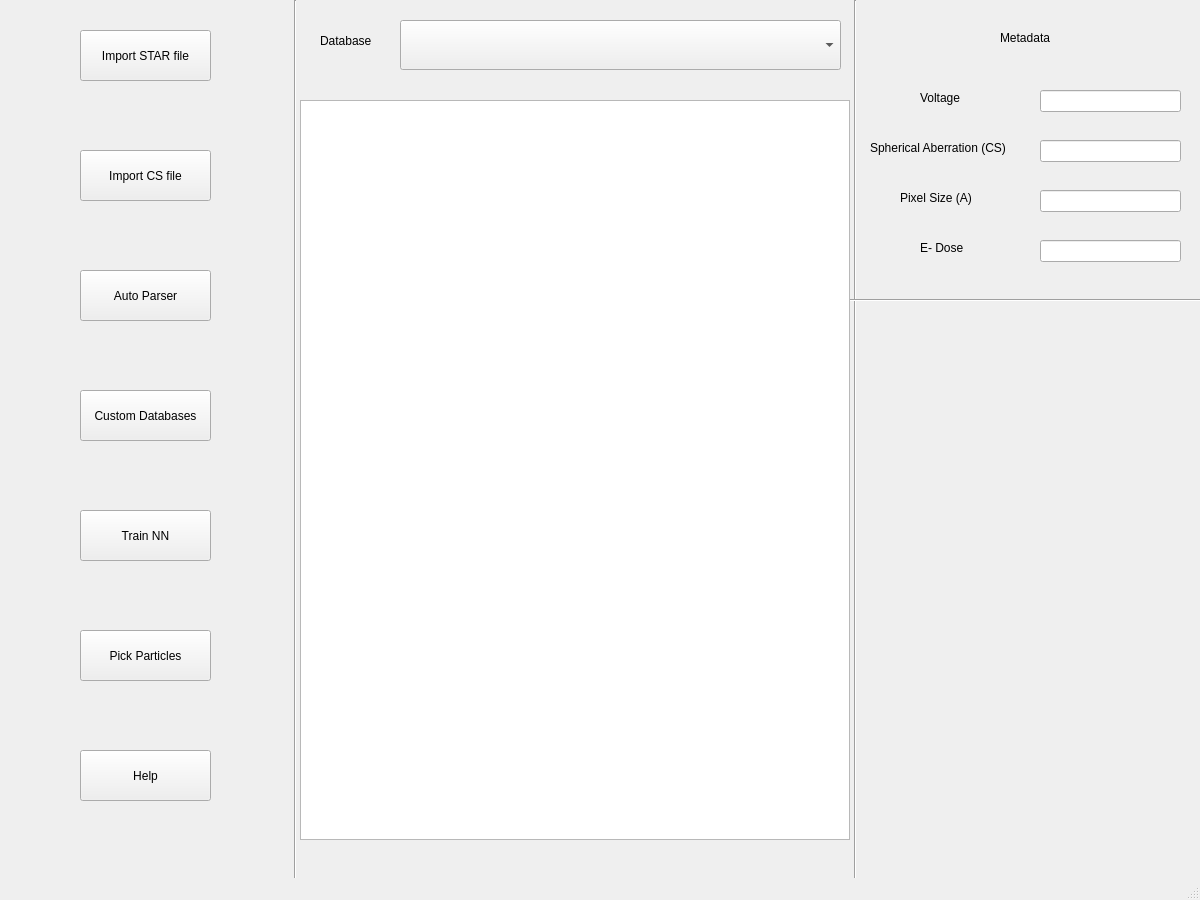
<?xml version="1.0" encoding="UTF-8"?>
<ui version="4.0">
 <class>MainWindow</class>
 <widget class="QMainWindow" name="MainWindow">
  <property name="enabled">
   <bool>true</bool>
  </property>
  <property name="geometry">
   <rect>
    <x>0</x>
    <y>0</y>
    <width>1200</width>
    <height>900</height>
   </rect>
  </property>
  <property name="minimumSize">
   <size>
    <width>800</width>
    <height>600</height>
   </size>
  </property>
  <property name="windowTitle">
   <string>MainWindow</string>
  </property>
  <widget class="QWidget" name="centralwidget">
   <widget class="QPushButton" name="importStarBtn">
    <property name="geometry">
     <rect>
      <x>80</x>
      <y>30</y>
      <width>131</width>
      <height>51</height>
     </rect>
    </property>
    <property name="text">
     <string>Import STAR file</string>
    </property>
   </widget>
   <widget class="QPushButton" name="importCsBtn">
    <property name="geometry">
     <rect>
      <x>80</x>
      <y>150</y>
      <width>131</width>
      <height>51</height>
     </rect>
    </property>
    <property name="text">
     <string>Import CS file</string>
    </property>
   </widget>
   <widget class="QPushButton" name="autoParserBtn">
    <property name="geometry">
     <rect>
      <x>80</x>
      <y>270</y>
      <width>131</width>
      <height>51</height>
     </rect>
    </property>
    <property name="text">
     <string>Auto Parser</string>
    </property>
   </widget>
   <widget class="QPushButton" name="custDbBtn">
    <property name="geometry">
     <rect>
      <x>80</x>
      <y>390</y>
      <width>131</width>
      <height>51</height>
     </rect>
    </property>
    <property name="text">
     <string>Custom Databases</string>
    </property>
   </widget>
   <widget class="QPushButton" name="trainNNBtn">
    <property name="geometry">
     <rect>
      <x>80</x>
      <y>510</y>
      <width>131</width>
      <height>51</height>
     </rect>
    </property>
    <property name="text">
     <string>Train NN</string>
    </property>
   </widget>
   <widget class="QPushButton" name="pickBtn">
    <property name="geometry">
     <rect>
      <x>80</x>
      <y>630</y>
      <width>131</width>
      <height>51</height>
     </rect>
    </property>
    <property name="text">
     <string>Pick Particles</string>
    </property>
   </widget>
   <widget class="QComboBox" name="dbComboBox">
    <property name="geometry">
     <rect>
      <x>400</x>
      <y>20</y>
      <width>441</width>
      <height>50</height>
     </rect>
    </property>
   </widget>
   <widget class="Line" name="line">
    <property name="geometry">
     <rect>
      <x>290</x>
      <y>0</y>
      <width>10</width>
      <height>900</height>
     </rect>
    </property>
    <property name="orientation">
     <enum>Qt::Vertical</enum>
    </property>
   </widget>
   <widget class="Line" name="line_2">
    <property name="geometry">
     <rect>
      <x>850</x>
      <y>0</y>
      <width>10</width>
      <height>900</height>
     </rect>
    </property>
    <property name="orientation">
     <enum>Qt::Vertical</enum>
    </property>
   </widget>
   <widget class="QLabel" name="dbLabel">
    <property name="geometry">
     <rect>
      <x>320</x>
      <y>30</y>
      <width>61</width>
      <height>21</height>
     </rect>
    </property>
    <property name="text">
     <string>Database</string>
    </property>
   </widget>
   <widget class="QListView" name="entryListView">
    <property name="geometry">
     <rect>
      <x>300</x>
      <y>100</y>
      <width>550</width>
      <height>740</height>
     </rect>
    </property>
   </widget>
   <widget class="QPushButton" name="helpBtn">
    <property name="geometry">
     <rect>
      <x>80</x>
      <y>750</y>
      <width>131</width>
      <height>51</height>
     </rect>
    </property>
    <property name="text">
     <string>Help</string>
    </property>
   </widget>
   <widget class="QLabel" name="metaLabel">
    <property name="geometry">
     <rect>
      <x>1000</x>
      <y>30</y>
      <width>55</width>
      <height>16</height>
     </rect>
    </property>
    <property name="text">
     <string>Metadata</string>
    </property>
   </widget>
   <widget class="QLabel" name="voltageLabel">
    <property name="geometry">
     <rect>
      <x>920</x>
      <y>90</y>
      <width>55</width>
      <height>16</height>
     </rect>
    </property>
    <property name="text">
     <string>Voltage</string>
    </property>
   </widget>
   <widget class="QLabel" name="csLabel">
    <property name="geometry">
     <rect>
      <x>870</x>
      <y>140</y>
      <width>151</width>
      <height>16</height>
     </rect>
    </property>
    <property name="text">
     <string>Spherical Aberration (CS)</string>
    </property>
   </widget>
   <widget class="QLabel" name="psizeLabel">
    <property name="geometry">
     <rect>
      <x>900</x>
      <y>190</y>
      <width>151</width>
      <height>16</height>
     </rect>
    </property>
    <property name="text">
     <string>Pixel Size (A)</string>
    </property>
   </widget>
   <widget class="QLabel" name="dosageLabel">
    <property name="geometry">
     <rect>
      <x>920</x>
      <y>240</y>
      <width>71</width>
      <height>16</height>
     </rect>
    </property>
    <property name="text">
     <string>E- Dose</string>
    </property>
   </widget>
   <widget class="QLineEdit" name="voltageLineEdit">
    <property name="geometry">
     <rect>
      <x>1040</x>
      <y>90</y>
      <width>141</width>
      <height>22</height>
     </rect>
    </property>
   </widget>
   <widget class="QLineEdit" name="csLineEdit">
    <property name="geometry">
     <rect>
      <x>1040</x>
      <y>140</y>
      <width>141</width>
      <height>22</height>
     </rect>
    </property>
   </widget>
   <widget class="QLineEdit" name="psizeLineEdit">
    <property name="geometry">
     <rect>
      <x>1040</x>
      <y>190</y>
      <width>141</width>
      <height>22</height>
     </rect>
    </property>
   </widget>
   <widget class="QLineEdit" name="doseLineEdit">
    <property name="geometry">
     <rect>
      <x>1040</x>
      <y>240</y>
      <width>141</width>
      <height>22</height>
     </rect>
    </property>
   </widget>
   <widget class="Line" name="line_3">
    <property name="geometry">
     <rect>
      <x>850</x>
      <y>290</y>
      <width>351</width>
      <height>20</height>
     </rect>
    </property>
    <property name="orientation">
     <enum>Qt::Horizontal</enum>
    </property>
   </widget>
  </widget>
  <widget class="QMenuBar" name="menubar">
   <property name="geometry">
    <rect>
     <x>0</x>
     <y>0</y>
     <width>1200</width>
     <height>26</height>
    </rect>
   </property>
  </widget>
  <widget class="QStatusBar" name="statusbar"/>
 </widget>
 <resources/>
 <connections/>
</ui>
